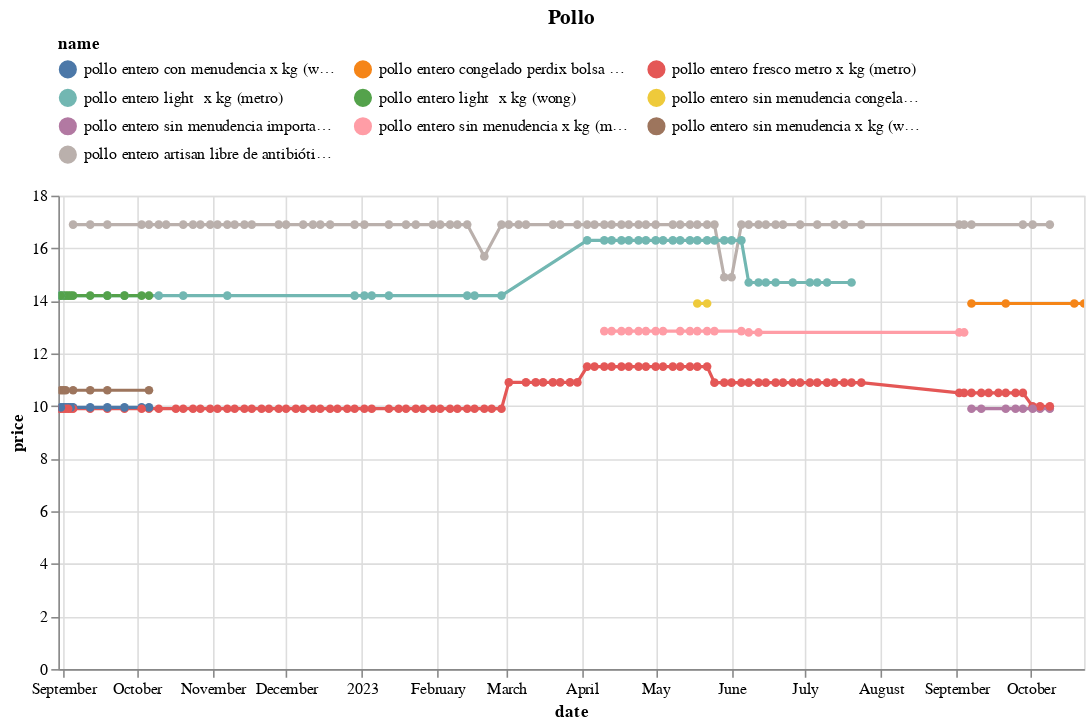

The notebook cell this image was saved under:
### Code cell
(df
 .loc[df.name.isin(names)]
 .pipe(alt.Chart)
 .mark_line(point=True)
 .encode(x='date', y='price', color='name', tooltip=['name','price'])
 .properties(width=650, title='Pollo')
 .interactive()
 .configure_legend(orient='top', columns=3)
)

### Figure 1 — Vega-Lite specification as saved in the notebook (floating-point values rounded to 4 significant figures; data arrays with more than 128 entries replaced by an {"elided": "..."} marker saying what was removed)
{"config": {"view": {"continuousWidth": 300, "continuousHeight": 300}, "legend": {"columns": 3, "orient": "top"}}, "data": {"name": "data-cf4e6b5e6ba577864cc73d0ae3f2feb6"}, "mark": {"type": "line", "point": true}, "encoding": {"color": {"field": "name", "type": "nominal"}, "tooltip": [{"field": "name", "type": "nominal"}, {"field": "price", "type": "quantitative"}], "x": {"field": "date", "type": "temporal"}, "y": {"field": "price", "type": "quantitative"}}, "params": [{"name": "param_13", "select": {"type": "interval", "encodings": ["x", "y"]}, "bind": "scales"}], "title": "Pollo", "width": 650, "$schema": "https://vega.github.io/schema/vega-lite/v5.15.1.json", "datasets": {"data-cf4e6b5e6ba577864cc73d0ae3f2feb6": {"elided": "280 records"}}}
